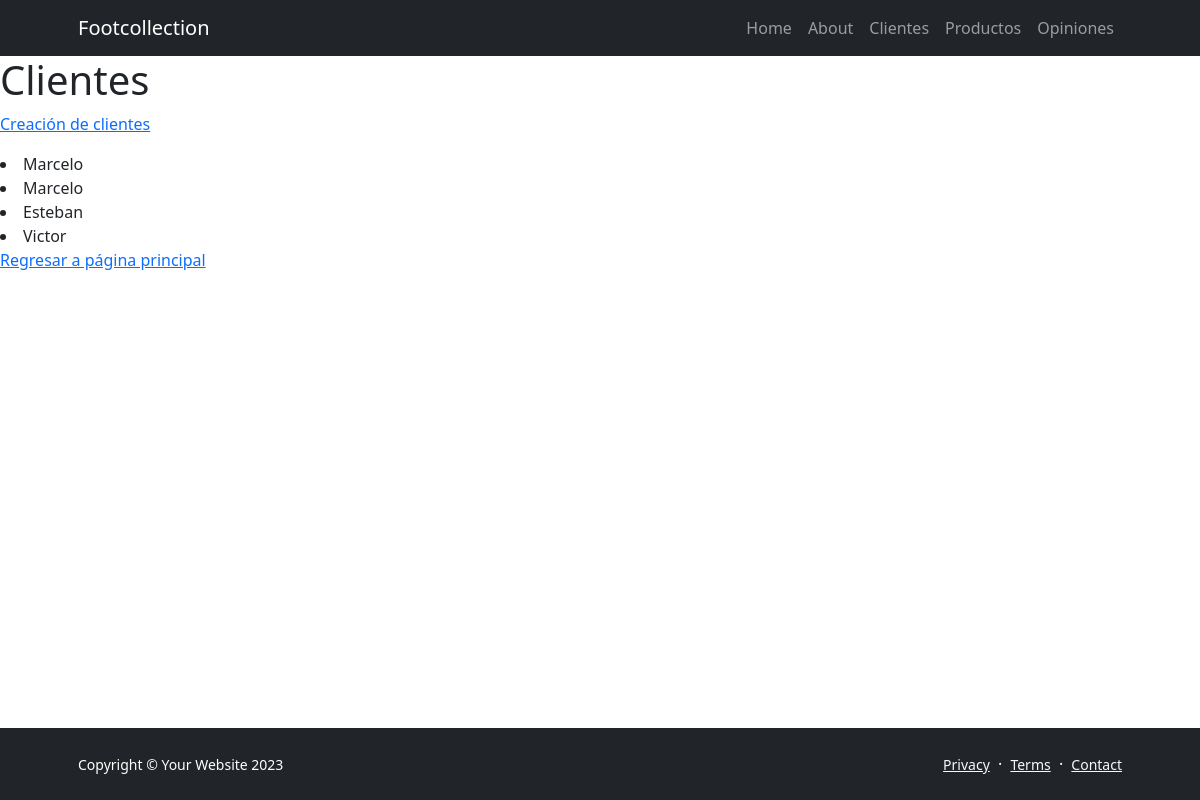
/clientes/, run on the app's committed database.
### Cliente/models.py (models this page shows, shortened)
class Cliente(models.Model):
    nombre = models.CharField(max_length=50)
    apellido = models.CharField(max_length=50)
    email = models.EmailField(max_length=100)
    pais_origen_id = models.ForeignKey(
        Pais, on_delete=models.SET_NULL, blank=True, null=True, verbose_name="país de origen"
    )

### Cliente/views.py (the view)
# urls.py: path("", views.home, name="home"),
def home(request):
    query = models.Cliente.objects.all()
    context = {"clientes": query}
    return render(request, "Cliente/index.html", context)

### Cliente/templates/Cliente/index.html
{% extends 'core/base.html' %}
{% block title %}
    <h1>Clientes</h1>
{% endblock title %}
{% block contenido %}
    <p><a href="{% url 'Cliente:crearclientes' %}">Creación de clientes</a></p>
    {% for cliente in clientes %}
        <li>
            {{cliente.nombre}}
        </li>
    {% endfor %}
    <p><a href="{% url 'core:home' %}">Regresar a página principal</a></p>
{% endblock contenido %}

### data on the page
Cliente: nombre "Marcelo"
Cliente: nombre "Marcelo"
Cliente: nombre "Esteban"
Cliente: nombre "Victor"
